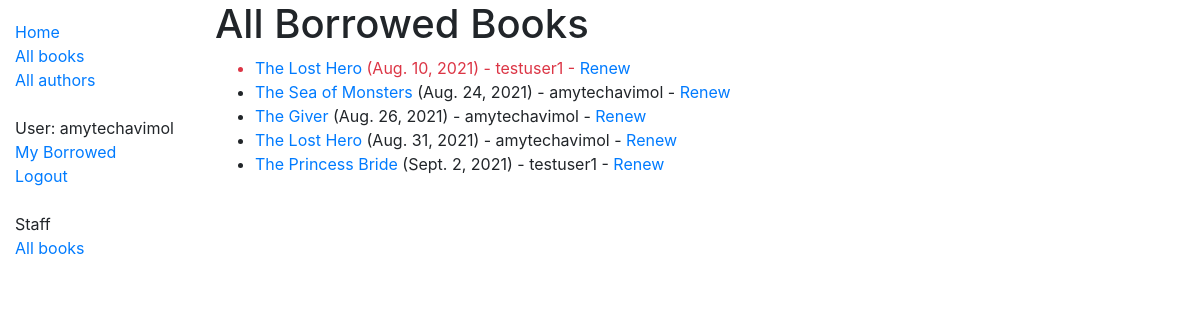
Screenshot of /catalog/allbooks/ (signed in) with the database file from the repository.
### catalog/models.py (models this page shows, shortened)
class BookInstance(models.Model):
    id = models.UUIDField(primary_key=True, default=uuid.uuid4, help_text='Unique ID for this particular book across whole library')
    book = models.ForeignKey('Book', on_delete=models.RESTRICT, null=True)
    imprint = models.CharField(max_length=200)
    due_back = models.DateField(null=True, blank=True)
    borrower = models.ForeignKey(User, on_delete=models.SET_NULL, null = True, blank = True)
    LOAN_STATUS = (
        ('m', 'Maintenance'),
        ('o', 'On loan'),
        ('a', 'Available'),
        ('r', 'Reserved'),
    )
    status = models.CharField(
        max_length=1,
        choices=LOAN_STATUS,
        blank=True,
        default='m',
        help_text='Book availability',
    )
    class Meta:
        ordering = ['-due_back']
        permissions = (("can_mark_returned", "Set book as returned"), ("can_read_all", "See all borrowed books"), )
    @property
    def is_overdue(self):
        if self.due_back and date.today() > self.due_back:
            return True
        return False

class Book(models.Model):
    title = models.CharField(max_length=200)
    author = models.ForeignKey('Author', on_delete=models.SET_NULL, null=True)
    summary = models.TextField(max_length=1000, help_text='Enter a brief description of the book')
    isbn = models.CharField('ISBN', max_length=13, unique=True, help_text='13 Character <a href="https://www.isbn-international.org/content/what-isbn">ISBN number</a>')
    genre = models.ManyToManyField(Genre, help_text='Select a genre for this book')
    def display_genre(self):
        return ', '.join(genre.name for genre in self.genre.all()[:3])
    display_genre.short_description = 'Genre'

### catalog/views.py (the view)
# urls.py: path('allbooks/', views.AllLoanedBooksListView.as_view(), name='all-borrowed'),
class AllLoanedBooksListView(PermissionRequiredMixin, generic.ListView):
    permission_required = 'catalog.can_read_all'
    model = BookInstance
    template_name = 'catalog/all_bookinstance_borrowed_list.html'
    paginate_by = 10
    def get_queryset(self):
        return BookInstance.objects.filter(status__exact='o').order_by('due_back')

### catalog/templates/catalog/all_bookinstance_borrowed_list.html (shortened to what this page needs)
{% extends "base_generic.html" %}
{% block content %}
  <h1> All Borrowed Books</h1>
  {% if bookinstance_list %}
    <ul>
       {% for bookinst in bookinstance_list %}
      <li class="{% if bookinst.is_overdue %}text-danger{% endif %}">
        <a href="{% url 'book-detail' bookinst.book.pk">{{bookinst.book.title}}</a>
        ({{bookinst.due_back}})
        - {{bookinst.borrower}}
        {% if perms.catalog.can_mark_returned %}- <a href="{% url 'renew-book-librarian' bookinst.id %}">Renew</a>  {% endif %}
      </li>
    </ul>
  {% else %}
    <h3>No books checked out</h3>
  {% endif %}
{% endblock %}

### catalog/templates/base_generic.html (shortened to what this page needs)
<!DOCTYPE html>
<html lang="en">
<head>
    <link rel="stylesheet" href="https://cdn.jsdelivr.net/npm/bootstrap@4.5.3/dist/css/bootstrap.min.css">
    {% load static %}
    <link rel="stylesheet" href="{% static 'css/styles.css' %}">
</head>
<body>
    <div class="container-fluid">
        <div class="row">
          <div class="col-sm-2">
          {% block sidebar %}
            <ul class="sidebar-nav">
              <li><a href="{% url 'index' %}">Home</a></li>
              <li><a href="{% url 'books' %}">All books</a></li>
              <li><a href="{% url 'authors' %}">All authors</a></li>
                <br/>
              {% if user.is_authenticated %}
                <li>User: {{user.get_username }}</li>
                <li><a href="{% url 'my-borrowed' %}">My Borrowed</a></li>
                <li><a href="{% url 'logout' %}?next={{request.path}}">Logout</a></li>
              {% else %}
                <li><a href="{% url 'login' %}?next={{request.path}}">Login</a></li>
              {% endif %}
                <br/>
              {% if perms.catalog.can_read_all %}
                <li>Staff</li>
                <li><a href="{% url 'all-borrowed' %}">All books</a></li>
              {% endif %}
            </ul>
         {% endblock %}
          </div>
          <div class="col-sm-10 ">
              {% block content %}{% endblock %}
          </div>
        </div>
    </div>
</body>
</html>

### catalog/static/css/styles.css (style rules this page uses)
.sidebar-nav { margin-top: 20px; padding: 0; list-style: none; }

### rows the page displays
BookInstance: book "The Lost Hero", due_back "Aug. 10, 2021", borrower "testuser1"
BookInstance: book "The Sea of Monsters", due_back "Aug. 24, 2021", borrower "amytechavimol"
BookInstance: book "The Giver", due_back "Aug. 26, 2021", borrower "amytechavimol"
BookInstance: book "The Lost Hero", due_back "Aug. 31, 2021", borrower "amytechavimol"
BookInstance: book "The Princess Bride", due_back "Sept. 2, 2021", borrower "testuser1"

### other values shown
{{ user.get_username }} "amytechavimol"
